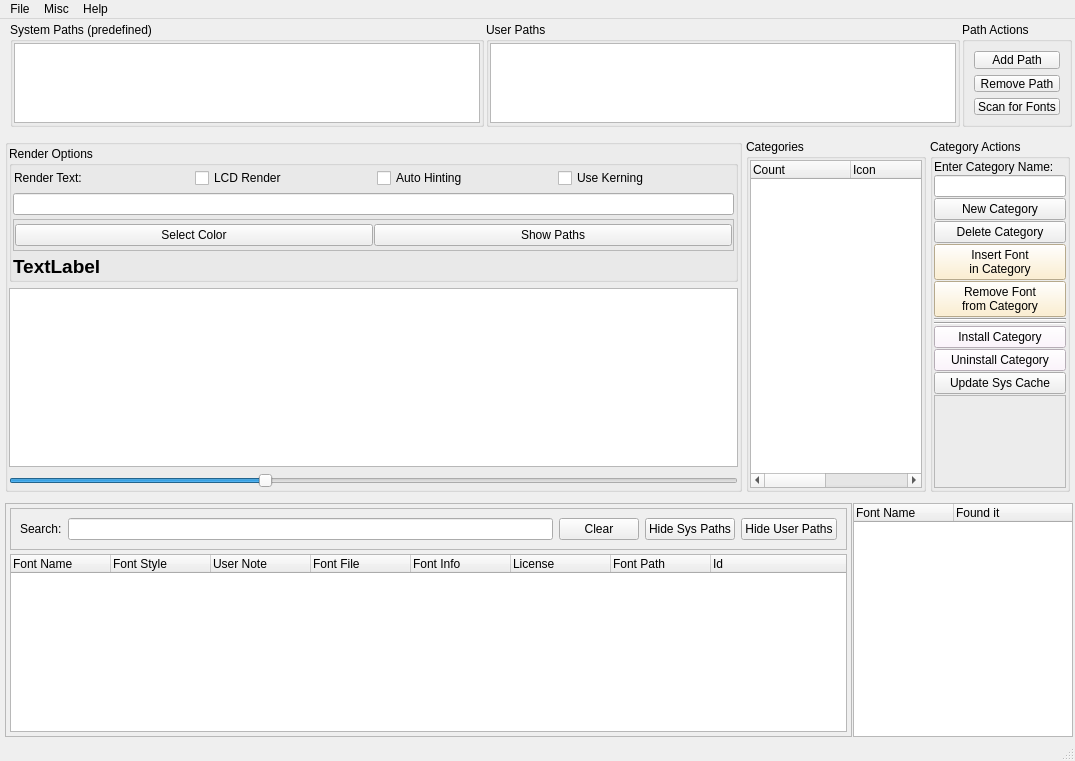
<?xml version="1.0" encoding="UTF-8"?>
<ui version="4.0">
 <class>MainWindow</class>
 <widget class="QMainWindow" name="MainWindow">
  <property name="geometry">
   <rect>
    <x>0</x>
    <y>0</y>
    <width>1075</width>
    <height>761</height>
   </rect>
  </property>
  <property name="windowTitle">
   <string>MainWindow</string>
  </property>
  <widget class="QWidget" name="centralwidget">
   <layout class="QVBoxLayout" name="verticalLayout_2">
    <property name="leftMargin">
     <number>1</number>
    </property>
    <property name="topMargin">
     <number>1</number>
    </property>
    <property name="rightMargin">
     <number>1</number>
    </property>
    <property name="bottomMargin">
     <number>1</number>
    </property>
    <item>
     <layout class="QVBoxLayout" name="verticalLayout">
      <property name="sizeConstraint">
       <enum>QLayout::SizeConstraint::SetDefaultConstraint</enum>
      </property>
      <item>
       <widget class="QFrame" name="frame_TopRow">
        <property name="minimumSize">
         <size>
          <width>0</width>
          <height>50</height>
         </size>
        </property>
        <layout class="QHBoxLayout" name="horizontalLayout_12">
         <property name="spacing">
          <number>2</number>
         </property>
         <property name="topMargin">
          <number>2</number>
         </property>
         <property name="rightMargin">
          <number>2</number>
         </property>
         <property name="bottomMargin">
          <number>2</number>
         </property>
         <item>
          <layout class="QHBoxLayout" name="horizontalLayout_11">
           <item>
            <widget class="QGroupBox" name="groupBox_9">
             <property name="minimumSize">
              <size>
               <width>0</width>
               <height>50</height>
              </size>
             </property>
             <property name="title">
              <string>System Paths (predefined)</string>
             </property>
             <layout class="QVBoxLayout" name="verticalLayout_11">
              <property name="spacing">
               <number>1</number>
              </property>
              <property name="leftMargin">
               <number>1</number>
              </property>
              <property name="topMargin">
               <number>1</number>
              </property>
              <property name="rightMargin">
               <number>1</number>
              </property>
              <property name="bottomMargin">
               <number>1</number>
              </property>
              <item>
               <widget class="QListWidget" name="listWidget_SysPaths">
                <property name="minimumSize">
                 <size>
                  <width>0</width>
                  <height>24</height>
                 </size>
                </property>
                <property name="maximumSize">
                 <size>
                  <width>16777215</width>
                  <height>90</height>
                 </size>
                </property>
               </widget>
              </item>
             </layout>
            </widget>
           </item>
           <item>
            <widget class="QGroupBox" name="groupBox_8">
             <property name="title">
              <string>User Paths</string>
             </property>
             <layout class="QVBoxLayout" name="verticalLayout_12">
              <property name="spacing">
               <number>1</number>
              </property>
              <property name="leftMargin">
               <number>1</number>
              </property>
              <property name="topMargin">
               <number>1</number>
              </property>
              <property name="rightMargin">
               <number>1</number>
              </property>
              <property name="bottomMargin">
               <number>1</number>
              </property>
              <item>
               <widget class="QListWidget" name="listWidget_UserPaths">
                <property name="minimumSize">
                 <size>
                  <width>0</width>
                  <height>24</height>
                 </size>
                </property>
                <property name="maximumSize">
                 <size>
                  <width>16777215</width>
                  <height>90</height>
                 </size>
                </property>
               </widget>
              </item>
             </layout>
            </widget>
           </item>
           <item>
            <widget class="QGroupBox" name="groupBox">
             <property name="title">
              <string>Path Actions</string>
             </property>
             <layout class="QVBoxLayout" name="verticalLayout_13">
              <item>
               <widget class="QPushButton" name="pushButton_2">
                <property name="text">
                 <string>Add Path</string>
                </property>
               </widget>
              </item>
              <item>
               <widget class="QPushButton" name="pushButton">
                <property name="text">
                 <string>Remove Path</string>
                </property>
               </widget>
              </item>
              <item>
               <widget class="QPushButton" name="pushButton_3">
                <property name="text">
                 <string>Scan for Fonts</string>
                </property>
               </widget>
              </item>
             </layout>
            </widget>
           </item>
          </layout>
         </item>
        </layout>
       </widget>
      </item>
      <item>
       <widget class="QFrame" name="frame_SecondRow">
        <property name="minimumSize">
         <size>
          <width>0</width>
          <height>50</height>
         </size>
        </property>
        <layout class="QHBoxLayout" name="horizontalLayout_2">
         <property name="spacing">
          <number>4</number>
         </property>
         <property name="leftMargin">
          <number>4</number>
         </property>
         <property name="topMargin">
          <number>4</number>
         </property>
         <property name="rightMargin">
          <number>4</number>
         </property>
         <property name="bottomMargin">
          <number>4</number>
         </property>
         <item>
          <layout class="QHBoxLayout" name="horizontalLayout">
           <item>
            <widget class="QGroupBox" name="groupBox_RenderFrame">
             <property name="title">
              <string/>
             </property>
             <layout class="QVBoxLayout" name="verticalLayout_4">
              <property name="leftMargin">
               <number>1</number>
              </property>
              <property name="topMargin">
               <number>1</number>
              </property>
              <property name="rightMargin">
               <number>1</number>
              </property>
              <property name="bottomMargin">
               <number>1</number>
              </property>
              <item>
               <widget class="QGroupBox" name="groupBox_RenderOptions">
                <property name="title">
                 <string>Render Options</string>
                </property>
                <layout class="QVBoxLayout" name="verticalLayout_10">
                 <property name="spacing">
                  <number>1</number>
                 </property>
                 <property name="leftMargin">
                  <number>1</number>
                 </property>
                 <property name="topMargin">
                  <number>1</number>
                 </property>
                 <property name="rightMargin">
                  <number>1</number>
                 </property>
                 <property name="bottomMargin">
                  <number>1</number>
                 </property>
                 <item>
                  <layout class="QVBoxLayout" name="verticalLayout_9">
                   <property name="spacing">
                    <number>4</number>
                   </property>
                   <item>
                    <widget class="QFrame" name="frame_8">
                     <layout class="QHBoxLayout" name="horizontalLayout_7">
                      <property name="leftMargin">
                       <number>1</number>
                      </property>
                      <property name="topMargin">
                       <number>1</number>
                      </property>
                      <property name="rightMargin">
                       <number>1</number>
                      </property>
                      <property name="bottomMargin">
                       <number>1</number>
                      </property>
                      <item>
                       <layout class="QHBoxLayout" name="horizontalLayout_6">
                        <item>
                         <widget class="QLabel" name="label">
                          <property name="text">
                           <string>Render Text:</string>
                          </property>
                         </widget>
                        </item>
                        <item>
                         <widget class="QCheckBox" name="checkBox">
                          <property name="text">
                           <string>LCD Render</string>
                          </property>
                         </widget>
                        </item>
                        <item>
                         <widget class="QCheckBox" name="checkBox_2">
                          <property name="text">
                           <string>Auto Hinting</string>
                          </property>
                         </widget>
                        </item>
                        <item>
                         <widget class="QCheckBox" name="checkBox_3">
                          <property name="text">
                           <string>Use Kerning</string>
                          </property>
                         </widget>
                        </item>
                       </layout>
                      </item>
                     </layout>
                    </widget>
                   </item>
                   <item>
                    <widget class="QLineEdit" name="lineEdit_RenderText"/>
                   </item>
                   <item>
                    <widget class="QFrame" name="frame">
                     <property name="sizePolicy">
                      <sizepolicy hsizetype="Preferred" vsizetype="Minimum">
                       <horstretch>0</horstretch>
                       <verstretch>0</verstretch>
                      </sizepolicy>
                     </property>
                     <property name="minimumSize">
                      <size>
                       <width>0</width>
                       <height>32</height>
                      </size>
                     </property>
                     <property name="frameShape">
                      <enum>QFrame::Shape::StyledPanel</enum>
                     </property>
                     <property name="frameShadow">
                      <enum>QFrame::Shadow::Raised</enum>
                     </property>
                     <layout class="QHBoxLayout" name="horizontalLayout_10">
                      <property name="spacing">
                       <number>1</number>
                      </property>
                      <property name="leftMargin">
                       <number>1</number>
                      </property>
                      <property name="topMargin">
                       <number>1</number>
                      </property>
                      <property name="rightMargin">
                       <number>1</number>
                      </property>
                      <property name="bottomMargin">
                       <number>1</number>
                      </property>
                      <item>
                       <widget class="QPushButton" name="pushButton_SelectColor">
                        <property name="text">
                         <string>Select Color</string>
                        </property>
                       </widget>
                      </item>
                      <item>
                       <widget class="QPushButton" name="pushButton_ShowPaths">
                        <property name="text">
                         <string>Show Paths</string>
                        </property>
                       </widget>
                      </item>
                     </layout>
                    </widget>
                   </item>
                   <item>
                    <widget class="QLabel" name="label_CurrentFont">
                     <property name="minimumSize">
                      <size>
                       <width>0</width>
                       <height>0</height>
                      </size>
                     </property>
                     <property name="font">
                      <font>
                       <pointsize>14</pointsize>
                       <bold>true</bold>
                      </font>
                     </property>
                     <property name="text">
                      <string>TextLabel</string>
                     </property>
                    </widget>
                   </item>
                  </layout>
                 </item>
                </layout>
               </widget>
              </item>
              <item>
               <layout class="QVBoxLayout" name="verticalLayout_3">
                <item>
                 <widget class="QGraphicsView" name="graphicsView_Canvas">
                  <property name="minimumSize">
                   <size>
                    <width>0</width>
                    <height>80</height>
                   </size>
                  </property>
                 </widget>
                </item>
                <item>
                 <widget class="QSlider" name="horizontalSlider_FontSize">
                  <property name="minimum">
                   <number>6</number>
                  </property>
                  <property name="maximum">
                   <number>92</number>
                  </property>
                  <property name="value">
                   <number>36</number>
                  </property>
                  <property name="orientation">
                   <enum>Qt::Orientation::Horizontal</enum>
                  </property>
                 </widget>
                </item>
               </layout>
              </item>
             </layout>
            </widget>
           </item>
           <item>
            <widget class="QGroupBox" name="groupBox_CategoriesFrame">
             <property name="maximumSize">
              <size>
               <width>180</width>
               <height>16777215</height>
              </size>
             </property>
             <property name="title">
              <string>Categories</string>
             </property>
             <layout class="QVBoxLayout" name="verticalLayout_6">
              <property name="spacing">
               <number>1</number>
              </property>
              <property name="leftMargin">
               <number>1</number>
              </property>
              <property name="topMargin">
               <number>1</number>
              </property>
              <property name="rightMargin">
               <number>1</number>
              </property>
              <property name="bottomMargin">
               <number>1</number>
              </property>
              <item>
               <layout class="QVBoxLayout" name="verticalLayout_5">
                <item>
                 <widget class="QTreeWidget" name="treeWidget_Categories">
                  <property name="minimumSize">
                   <size>
                    <width>0</width>
                    <height>80</height>
                   </size>
                  </property>
                  <column>
                   <property name="text">
                    <string>Count</string>
                   </property>
                  </column>
                  <column>
                   <property name="text">
                    <string>Icon</string>
                   </property>
                  </column>
                  <column>
                   <property name="text">
                    <string>Inst</string>
                   </property>
                  </column>
                  <column>
                   <property name="text">
                    <string>Label</string>
                   </property>
                  </column>
                 </widget>
                </item>
               </layout>
              </item>
             </layout>
            </widget>
           </item>
           <item>
            <widget class="QGroupBox" name="groupBox_CategoryActionsFrame">
             <property name="maximumSize">
              <size>
               <width>140</width>
               <height>16777215</height>
              </size>
             </property>
             <property name="title">
              <string>Category Actions</string>
             </property>
             <layout class="QVBoxLayout" name="verticalLayout_8">
              <property name="spacing">
               <number>1</number>
              </property>
              <property name="leftMargin">
               <number>1</number>
              </property>
              <property name="topMargin">
               <number>1</number>
              </property>
              <property name="rightMargin">
               <number>1</number>
              </property>
              <property name="bottomMargin">
               <number>1</number>
              </property>
              <item>
               <widget class="QLabel" name="label_CategoryName">
                <property name="text">
                 <string>Enter Category Name:</string>
                </property>
               </widget>
              </item>
              <item>
               <layout class="QVBoxLayout" name="verticalLayout_7">
                <item>
                 <widget class="QLineEdit" name="lineEdit_CategoryName"/>
                </item>
                <item>
                 <widget class="QPushButton" name="pushButton_NewCategory">
                  <property name="text">
                   <string>New Category</string>
                  </property>
                 </widget>
                </item>
                <item>
                 <widget class="QPushButton" name="pushButton_DeleteCategory">
                  <property name="text">
                   <string>Delete Category</string>
                  </property>
                 </widget>
                </item>
                <item>
                 <widget class="QPushButton" name="pushButton_InsertFont">
                  <property name="styleSheet">
                   <string notr="true">background-color: rgb(255, 237, 196);</string>
                  </property>
                  <property name="text">
                   <string>Insert Font
in Category</string>
                  </property>
                 </widget>
                </item>
                <item>
                 <widget class="QPushButton" name="pushButton_RemoveFont">
                  <property name="styleSheet">
                   <string notr="true">background-color: rgb(255, 237, 196);</string>
                  </property>
                  <property name="text">
                   <string>Remove Font 
from Category</string>
                  </property>
                 </widget>
                </item>
                <item>
                 <widget class="Line" name="line">
                  <property name="orientation">
                   <enum>Qt::Orientation::Horizontal</enum>
                  </property>
                 </widget>
                </item>
                <item>
                 <widget class="Line" name="line_2">
                  <property name="orientation">
                   <enum>Qt::Orientation::Horizontal</enum>
                  </property>
                 </widget>
                </item>
                <item>
                 <widget class="QPushButton" name="pushButton_InstallCategory">
                  <property name="styleSheet">
                   <string notr="true">background-color: rgb(255, 242, 255);
</string>
                  </property>
                  <property name="text">
                   <string>Install Category</string>
                  </property>
                 </widget>
                </item>
                <item>
                 <widget class="QPushButton" name="pushButton_UninstallCategory">
                  <property name="styleSheet">
                   <string notr="true">background-color: rgb(255, 242, 255);</string>
                  </property>
                  <property name="text">
                   <string>Uninstall Category</string>
                  </property>
                 </widget>
                </item>
                <item>
                 <widget class="QPushButton" name="pushButton_UpdateSysCache">
                  <property name="text">
                   <string>Update Sys Cache</string>
                  </property>
                 </widget>
                </item>
                <item>
                 <widget class="QFrame" name="frame_4">
                  <property name="sizePolicy">
                   <sizepolicy hsizetype="Preferred" vsizetype="Expanding">
                    <horstretch>0</horstretch>
                    <verstretch>0</verstretch>
                   </sizepolicy>
                  </property>
                  <property name="frameShape">
                   <enum>QFrame::Shape::StyledPanel</enum>
                  </property>
                  <property name="frameShadow">
                   <enum>QFrame::Shadow::Raised</enum>
                  </property>
                 </widget>
                </item>
               </layout>
              </item>
             </layout>
            </widget>
           </item>
          </layout>
         </item>
        </layout>
       </widget>
      </item>
      <item>
       <widget class="QFrame" name="frame_ThirdRow">
        <property name="sizePolicy">
         <sizepolicy hsizetype="Preferred" vsizetype="Preferred">
          <horstretch>0</horstretch>
          <verstretch>0</verstretch>
         </sizepolicy>
        </property>
        <property name="minimumSize">
         <size>
          <width>0</width>
          <height>120</height>
         </size>
        </property>
        <layout class="QHBoxLayout" name="horizontalLayout_4">
         <property name="spacing">
          <number>1</number>
         </property>
         <property name="leftMargin">
          <number>4</number>
         </property>
         <property name="topMargin">
          <number>1</number>
         </property>
         <property name="rightMargin">
          <number>1</number>
         </property>
         <property name="bottomMargin">
          <number>1</number>
         </property>
         <item>
          <layout class="QHBoxLayout" name="horizontalLayout_3">
           <item>
            <widget class="QFrame" name="frame_2">
             <property name="frameShape">
              <enum>QFrame::Shape::StyledPanel</enum>
             </property>
             <property name="frameShadow">
              <enum>QFrame::Shadow::Raised</enum>
             </property>
             <layout class="QVBoxLayout" name="verticalLayout_14">
              <property name="spacing">
               <number>4</number>
              </property>
              <property name="leftMargin">
               <number>4</number>
              </property>
              <property name="topMargin">
               <number>4</number>
              </property>
              <property name="rightMargin">
               <number>4</number>
              </property>
              <property name="bottomMargin">
               <number>4</number>
              </property>
              <item>
               <widget class="QFrame" name="frame_3">
                <property name="frameShape">
                 <enum>QFrame::Shape::StyledPanel</enum>
                </property>
                <property name="frameShadow">
                 <enum>QFrame::Shadow::Raised</enum>
                </property>
                <layout class="QHBoxLayout" name="horizontalLayout_5">
                 <item>
                  <widget class="QLabel" name="label_2">
                   <property name="text">
                    <string>Search:</string>
                   </property>
                  </widget>
                 </item>
                 <item>
                  <widget class="QLineEdit" name="lineEdit_SearchText"/>
                 </item>
                 <item>
                  <widget class="QPushButton" name="pushButton_ClearSearchText">
                   <property name="text">
                    <string>Clear</string>
                   </property>
                  </widget>
                 </item>
                 <item>
                  <widget class="QPushButton" name="pushButton_HideSysPaths">
                   <property name="text">
                    <string>Hide Sys Paths</string>
                   </property>
                  </widget>
                 </item>
                 <item>
                  <widget class="QPushButton" name="pushButton_HideUserPaths">
                   <property name="text">
                    <string>Hide User Paths</string>
                   </property>
                  </widget>
                 </item>
                </layout>
               </widget>
              </item>
              <item>
               <widget class="QTreeWidget" name="treeWidget_FoundFonts">
                <property name="minimumSize">
                 <size>
                  <width>0</width>
                  <height>80</height>
                 </size>
                </property>
                <column>
                 <property name="text">
                  <string notr="true">Font Name</string>
                 </property>
                </column>
                <column>
                 <property name="text">
                  <string>Font Style</string>
                 </property>
                </column>
                <column>
                 <property name="text">
                  <string>User Note</string>
                 </property>
                </column>
                <column>
                 <property name="text">
                  <string>Font File</string>
                 </property>
                </column>
                <column>
                 <property name="text">
                  <string>Font Info</string>
                 </property>
                </column>
                <column>
                 <property name="text">
                  <string>License</string>
                 </property>
                </column>
                <column>
                 <property name="text">
                  <string>Font Path</string>
                 </property>
                </column>
                <column>
                 <property name="text">
                  <string>Id</string>
                 </property>
                </column>
               </widget>
              </item>
             </layout>
            </widget>
           </item>
           <item>
            <widget class="QTreeWidget" name="treeWidget_FontsInCategory">
             <property name="sizePolicy">
              <sizepolicy hsizetype="Preferred" vsizetype="Expanding">
               <horstretch>0</horstretch>
               <verstretch>0</verstretch>
              </sizepolicy>
             </property>
             <property name="maximumSize">
              <size>
               <width>220</width>
               <height>16777215</height>
              </size>
             </property>
             <column>
              <property name="text">
               <string notr="true">Font Name</string>
              </property>
             </column>
             <column>
              <property name="text">
               <string>Found it</string>
              </property>
             </column>
            </widget>
           </item>
          </layout>
         </item>
        </layout>
       </widget>
      </item>
     </layout>
    </item>
   </layout>
  </widget>
  <widget class="QMenuBar" name="menubar">
   <property name="geometry">
    <rect>
     <x>0</x>
     <y>0</y>
     <width>1075</width>
     <height>22</height>
    </rect>
   </property>
   <widget class="QMenu" name="menuFile">
    <property name="title">
     <string>File</string>
    </property>
    <addaction name="actionLoad"/>
    <addaction name="actionSave"/>
    <addaction name="actionExit"/>
   </widget>
   <widget class="QMenu" name="menuHelp">
    <property name="title">
     <string>Help</string>
    </property>
    <addaction name="actionTell_me_how"/>
    <addaction name="actionTips"/>
   </widget>
   <widget class="QMenu" name="menuMisc">
    <property name="title">
     <string>Misc</string>
    </property>
   </widget>
   <addaction name="menuFile"/>
   <addaction name="menuMisc"/>
   <addaction name="menuHelp"/>
  </widget>
  <widget class="QStatusBar" name="statusbar"/>
  <action name="actionLoad">
   <property name="text">
    <string>Load</string>
   </property>
  </action>
  <action name="actionSave">
   <property name="text">
    <string>Save</string>
   </property>
  </action>
  <action name="actionExit">
   <property name="text">
    <string>Exit</string>
   </property>
  </action>
  <action name="actionTell_me_how">
   <property name="text">
    <string>Tell me how</string>
   </property>
  </action>
  <action name="actionTips">
   <property name="text">
    <string>Tips</string>
   </property>
  </action>
 </widget>
 <resources/>
 <connections/>
</ui>
